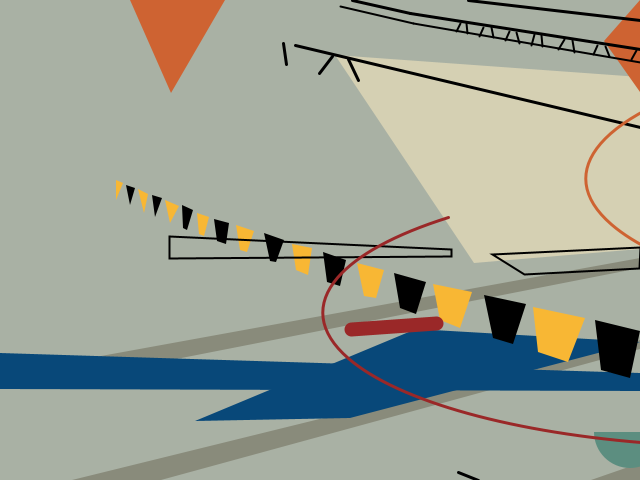
Frame 1 (no input)
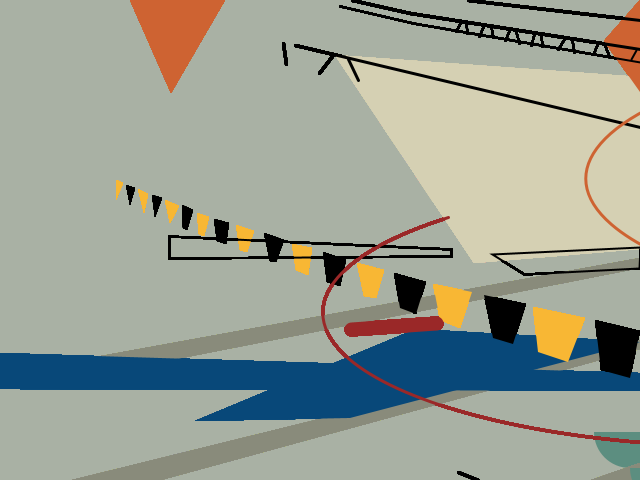
Frame 60 (the mouse pressed at the canvas centre just before this capture)
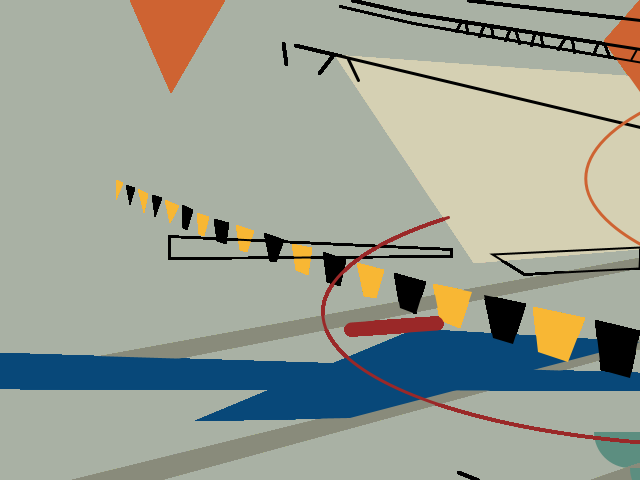
Frame 120 (the mouse held since frame 60 and released just before this capture)

The Processing sketch that drew these frames (run headless with seeded random() and noise(); from frame 60 on, the mouse is pressed at the canvas centre):

// Processing sketch: processing_87832
// ── processing_87832.pde

void setup(){
  
size(640,480);
background(169,177,164);
smooth();

}


void draw(){
  
  noStroke();                          //bg beige quad
  fill(213,208,179);
  quad(640,77,335,55,474,263,640,249);
  
  noStroke();                          //grey quad
  fill(137,139,123);
  quad(640,258,79,360,156,363,640,268);
  quad(640,340,72,480,161,480,640,349);
  
  noStroke();                          //grey triangle
  fill(137,139,123);
  triangle(640,463,591,480,640,480);
  
  noStroke();                          //blue quad
  fill(8,72,121);
  quad(0,353,0,389,640,391,640,373);
  quad(195,421,350,418,640,342,416,329);
  
  noStroke();                          //orange triangle
  fill(206,99,50);
  triangle(130,0,225,0,171,93);
  triangle(640,0,604,41,640,92);
  
  noStroke();                          //turqoise arc
  fill(92,142,128);
  arc(630,432,72,72,0,PI);
  
  noStroke();                          //black quad & triangles
  fill(0);
  quad(640,331,595,320,601,370,630,378);
  quad(526,304,484,295,493,338,513,344);
  quad(426,282,394,273,400,308,416,314);
  quad(346,260,323,252,327,282,340,286);
  quad(284,240,264,233,270,261,276,262);
  quad(229,223,214,219,217,241,226,244);
  quad(193,210,182,205,183,228,187,230);
  triangle(162,198,155,217,152,195);
  triangle(135,188,126,185,130,205);
  
  noStroke();                          //yellow quad & triangles
  fill(248,183,52);
  quad(585,318,533,307,538,352,568,362);
  quad(472,292,433,284,440,320,460,328);
  quad(384,270,357,263,364,296,376,298);
  quad(312,248,292,244,296,270,308,275);
  quad(254,231,236,225,240,250,247,252);
  quad(209,217,197,213,199,234,204,236);
  triangle(179,206,165,200,170,223);
  triangle(148,194,138,189,144,213);
  triangle(123,183,116,180,116,200);
  
  strokeWeight(14);                    //red line
  strokeCap(ROUND);
  stroke(154,40,40);
  line(436,323,351,329);
  
  strokeWeight(2); 
  stroke(0);                          //black quad lines
  noFill();
  quad(640,247,492,254,524,274,639,268);
  quad(451,249,451,256,169,258,169,236);
  
  strokeWeight(3);                    //black lines
  stroke(0);
  line(640,20,468,0);
  line(640,127,295,45);
  line(348,59,358,80);
  line(332,56,319,73);
  line(283,43,286,64);
  line(478,480,458,472);
  line(640,49,410,13);
  line(410,13,352,0);
  
  strokeWeight(2);                    //black tracks
  stroke(0);
  line(640,62,413,23);
  line(413,23,340,6);                 
  line(636,50,631,59);                            //smaller
  line(605,46,609,56);
  line(597,45,593,54);
  line(572,40,574,52);
  line(564,39,558,49);
  line(541,35,542,46);
  line(534,34,531,45);
  line(516,32,519,43);
  line(509,31,505,40);
  line(491,27,493,37);
  line(483,27,479,36);
  line(466,23,467,33);
  line(460,23,456,31);
 
  noFill();
  strokeWeight (3);
  stroke (154,40,40);
  ellipseMode (CORNER);
  arc(323, 178, 856, 269, radians(95) , radians(225));
 
  noFill();
  strokeWeight (3);
  stroke (206,99,50);
  ellipseMode (CORNER);
  arc(586,44,856,269, radians(95) , radians(225));
 
}  
